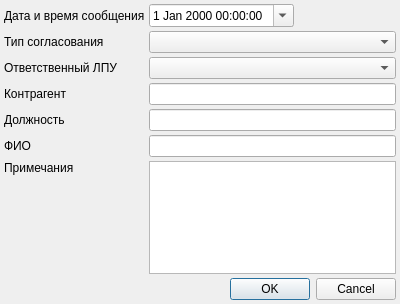
<?xml version="1.0" encoding="UTF-8"?>
<ui version="4.0">
 <class>ClientQuotaDiscussionEditor</class>
 <widget class="QDialog" name="ClientQuotaDiscussionEditor">
  <property name="geometry">
   <rect>
    <x>0</x>
    <y>0</y>
    <width>400</width>
    <height>304</height>
   </rect>
  </property>
  <property name="windowTitle">
   <string>Dialog</string>
  </property>
  <layout class="QGridLayout" name="gridLayout">
   <property name="margin">
    <number>4</number>
   </property>
   <property name="spacing">
    <number>4</number>
   </property>
   <item row="0" column="0">
    <widget class="QLabel" name="lblDateMessage">
     <property name="text">
      <string>Дата и время сообщения</string>
     </property>
     <property name="buddy">
      <cstring>edtDateMessage</cstring>
     </property>
    </widget>
   </item>
   <item row="0" column="1">
    <widget class="QDateTimeEdit" name="edtDateMessage">
     <property name="calendarPopup">
      <bool>true</bool>
     </property>
    </widget>
   </item>
   <item row="0" column="2">
    <spacer name="horizontalSpacer">
     <property name="orientation">
      <enum>Qt::Horizontal</enum>
     </property>
     <property name="sizeHint" stdset="0">
      <size>
       <width>115</width>
       <height>20</height>
      </size>
     </property>
    </spacer>
   </item>
   <item row="1" column="0">
    <widget class="QLabel" name="lblAgreementType">
     <property name="text">
      <string>Тип согласования</string>
     </property>
     <property name="buddy">
      <cstring>cmbAgreementType</cstring>
     </property>
    </widget>
   </item>
   <item row="1" column="1" colspan="2">
    <widget class="CRBComboBox" name="cmbAgreementType"/>
   </item>
   <item row="2" column="0">
    <widget class="QLabel" name="lblResponsiblePerson">
     <property name="text">
      <string>Ответственный ЛПУ</string>
     </property>
     <property name="buddy">
      <cstring>cmbResponsiblePerson</cstring>
     </property>
    </widget>
   </item>
   <item row="2" column="1" colspan="2">
    <widget class="CRBComboBox" name="cmbResponsiblePerson"/>
   </item>
   <item row="3" column="0">
    <widget class="QLabel" name="lblCosignatory">
     <property name="text">
      <string>Контрагент</string>
     </property>
     <property name="buddy">
      <cstring>edtCosignatory</cstring>
     </property>
    </widget>
   </item>
   <item row="3" column="1" colspan="2">
    <widget class="QLineEdit" name="edtCosignatory"/>
   </item>
   <item row="4" column="0">
    <widget class="QLabel" name="lblCosignatoryPost">
     <property name="text">
      <string>Должность</string>
     </property>
     <property name="buddy">
      <cstring>edtCosignatoryPost</cstring>
     </property>
    </widget>
   </item>
   <item row="4" column="1" colspan="2">
    <widget class="QLineEdit" name="edtCosignatoryPost"/>
   </item>
   <item row="5" column="0">
    <widget class="QLabel" name="lblCosignatoryName">
     <property name="text">
      <string>ФИО</string>
     </property>
     <property name="buddy">
      <cstring>edtCosignatoryName</cstring>
     </property>
    </widget>
   </item>
   <item row="5" column="1" colspan="2">
    <widget class="QLineEdit" name="edtCosignatoryName"/>
   </item>
   <item row="6" column="0">
    <widget class="QLabel" name="lblRemark">
     <property name="text">
      <string>Примечания</string>
     </property>
     <property name="buddy">
      <cstring>edtRemark</cstring>
     </property>
    </widget>
   </item>
   <item row="6" column="1" rowspan="2" colspan="2">
    <widget class="QTextEdit" name="edtRemark"/>
   </item>
   <item row="7" column="0">
    <spacer name="verticalSpacer">
     <property name="orientation">
      <enum>Qt::Vertical</enum>
     </property>
     <property name="sizeHint" stdset="0">
      <size>
       <width>20</width>
       <height>79</height>
      </size>
     </property>
    </spacer>
   </item>
   <item row="8" column="1" colspan="2">
    <widget class="QDialogButtonBox" name="buttonBox">
     <property name="orientation">
      <enum>Qt::Horizontal</enum>
     </property>
     <property name="standardButtons">
      <set>QDialogButtonBox::Cancel|QDialogButtonBox::Ok</set>
     </property>
    </widget>
   </item>
  </layout>
 </widget>
 <customwidgets>
  <customwidget>
   <class>CRBComboBox</class>
   <extends>QComboBox</extends>
   <header>library/crbcombobox.h</header>
  </customwidget>
 </customwidgets>
 <tabstops>
  <tabstop>edtDateMessage</tabstop>
  <tabstop>cmbAgreementType</tabstop>
  <tabstop>cmbResponsiblePerson</tabstop>
  <tabstop>edtCosignatory</tabstop>
  <tabstop>edtCosignatoryPost</tabstop>
  <tabstop>edtCosignatoryName</tabstop>
  <tabstop>edtRemark</tabstop>
  <tabstop>buttonBox</tabstop>
 </tabstops>
 <resources/>
 <connections>
  <connection>
   <sender>buttonBox</sender>
   <signal>accepted()</signal>
   <receiver>ClientQuotaDiscussionEditor</receiver>
   <slot>accept()</slot>
   <hints>
    <hint type="sourcelabel">
     <x>393</x>
     <y>297</y>
    </hint>
    <hint type="destinationlabel">
     <x>157</x>
     <y>274</y>
    </hint>
   </hints>
  </connection>
  <connection>
   <sender>buttonBox</sender>
   <signal>rejected()</signal>
   <receiver>ClientQuotaDiscussionEditor</receiver>
   <slot>reject()</slot>
   <hints>
    <hint type="sourcelabel">
     <x>393</x>
     <y>297</y>
    </hint>
    <hint type="destinationlabel">
     <x>286</x>
     <y>274</y>
    </hint>
   </hints>
  </connection>
 </connections>
</ui>
